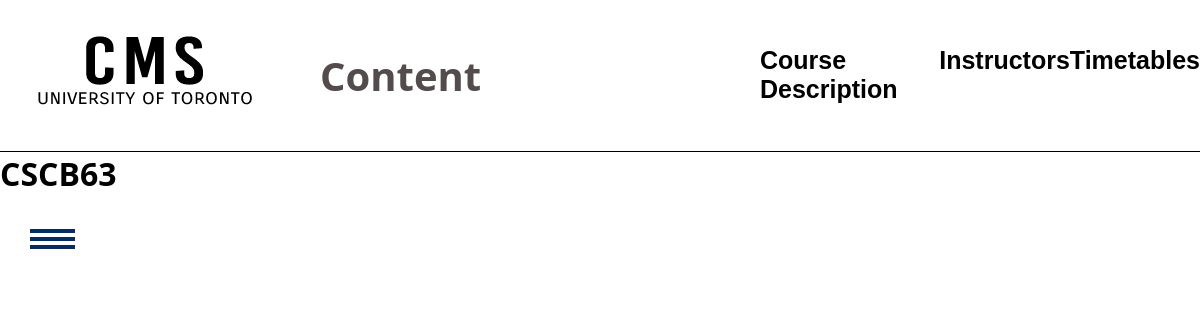
/courses/CSCB63/lectures, run on an earlier commit of the app's database.
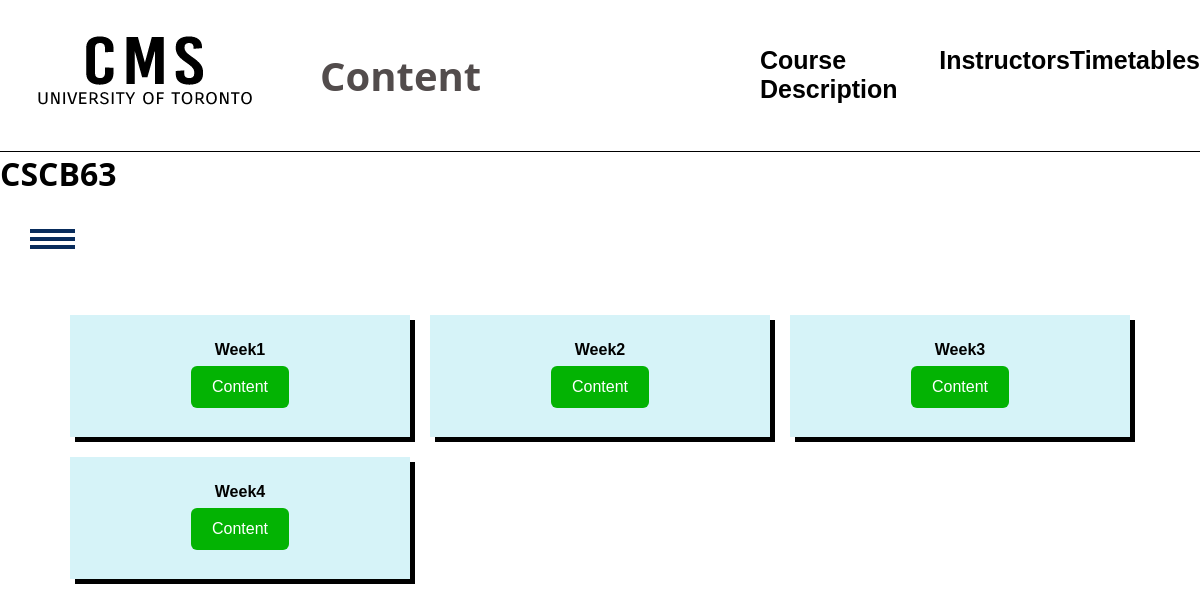
And on a later commit of the database.
### tables this page shows
CREATE TABLE "courses" (
	"courseid"	TEXT UNIQUE,
	PRIMARY KEY("courseid")
);

CREATE TABLE "lectures" (
	"courseid"	TEXT,
	"lec_order"	INTEGER,
	"lec_title"	TEXT,
	"html"	TEXT
);

### app.py (the view)
@app.route('/courses/<string:courseid>/lectures')
def show_course_lectures(courseid):
    lectures = d.query_assoc("SELECT * FROM lectures WHERE courseid = '"+ courseid +"' ORDER BY lec_order;")
    if checkvalidcourseid(courseid):
        return "Course ID is invalid"
    g.lectures = lectures
    g.courseid = courseid
    return render_template('lectures.html')

### app.py (called while the page is built)
def checkvalidcourseid(courseid):
    courses = d.query("SELECT * FROM courses WHERE courseid = '"+ courseid +"';")
    return len(courses) != 1

### database.py (called while the page is built)
def dict_factory(cursor, row):
    d = {}
    for idx, col in enumerate(cursor.description):
        d[col[0]] = row[idx]
    return d

def query(sql):
    con = sqlite3.connect(DATABASE_PATH)
    cur = con.cursor()
    cur.execute(sql)
    rows = cur.fetchall()
    con.commit()
    con.close()
    return rows

def query_assoc(sql):
    con = sqlite3.connect(DATABASE_PATH)
    con.row_factory = dict_factory
    cur = con.cursor()
    cur.execute(sql)
    rows = cur.fetchall()
    con.close()
    return rows

### templates/lectures.html (shortened to what this page needs)
<!DOCTYPE html>
<html lang="en">
<head>
    <link rel="stylesheet" href="/static/css/style.css">
</head>
<body>
    <header>
        <nav>
            <img class="uoftlogo" src="/static/images/CMSlogo.png" alt="Logo">
            <h1>Content</h1>
            <ul>
                <li><a data-page="course" href="#"><b>Course Description</b></a> </li>
                <li><a data-page="instructors" href="#"><b>Instructors</b></a> </li>
                <li><a data-page="office" href="#"><b>Timetables</b></a> </li>
            </ul>
        </nav>
    </header>
    <h1>{{g.courseid}}</h1>
    <div id="sidebar">
        <div class="toggle-btn" onclick="show()">
            <span></span>
            <span></span>
            <span></span>
        </div>
    </div>
    <div class="mainwrap">
        <section class="lecturecontent">
            {%for lec in g.lectures %}
            <div class="week">
                <h4 class="item1">{{lec['lec_title']}}</h4>
                <a href="/courses/{{g.courseid}}/lectures/{{lec['lec_order']}}" class="btn">Content</a>
            </div>
            {%endfor%}
        </section>
    </div>
</body>
</html>

What changed in the data, as far as the page shows it:
no longer on this page (row unchanged): courses: courseid "CSCB63"
now on this page (row edited): lectures: lec_title "Week1"
now on this page (row edited): lectures: lec_title "Week2"
now on this page (row edited): lectures: lec_title "Week3"
now on this page (row edited): lectures: lec_title "Week4"
Also different on the page:
{{ g.courseid }}: (not shown) → "CSCB63"
